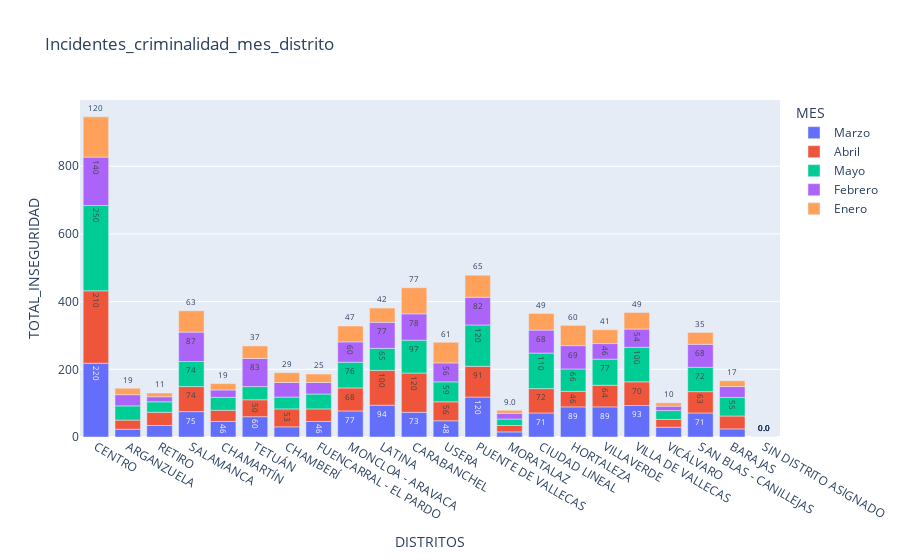

The cell this chart's notebook holds for it:
### Code cell
fig = px.bar(df, x='DISTRITOS', y='TOTAL_INSEGURIDAD',
             hover_data=['RELACIONADAS CON LAS PERSONAS',
       'RELACIONADAS CON EL PATRIMONIO', 'POR TENENCIA DE ARMAS',
       'POR TENENCIA DE DROGAS', 'POR CONSUMO DE DROGAS'], color='MES',
             title="Incidentes_criminalidad_mes_distrito", text='TOTAL_INSEGURIDAD', )
fig.update_traces(texttemplate='%{text:.2s}', textposition='outside')
fig.update_layout(uniformtext_minsize=8, uniformtext_mode='hide')

fig.show()

### Figure 1 — Plotly figure (JSON) as saved in the notebook; plotly's stock layout.template omitted (floating-point values rounded to 4 significant figures)
{"data": [{"alignmentgroup": "True", "customdata": [[37, 71, 11, 83, 16], [6, 3, 2, 7, 5], [4, 5, 1, 24, 0], [10, 43, 3, 17, 2], [7, 8, 1, 26, 4], [15, 24, 2, 14, 5], [10, 7, 1, 8, 4], [10, 8, 2, 26, 0], [34, 16, 5, 22, 0], [17, 24, 6, 37, 10], [37, 15, 2, 14, 5], [19, 23, 1, 5, 0], [24, 35, 12, 46, 1], [2, 7, 2, 4, 0], [14, 15, 3, 34, 5], [6, 3, 8, 56, 16], [20, 29, 0, 33, 7], [19, 16, 5, 23, 30], [17, 11, 0, 1, 0], [21, 25, 4, 19, 2], [7, 8, 0, 9, 0], [0, 0, 0, 0, 0]], "hovertemplate": "MES=Marzo<br>DISTRITOS=%{x}<br>TOTAL_INSEGURIDAD=%{text}<br>RELACIONADAS CON LAS PERSONAS=%{customdata[0]}<br>RELACIONADAS CON EL PATRIMONIO=%{customdata[1]}<br>POR TENENCIA DE ARMAS=%{customdata[2]}<br>POR TENENCIA DE DROGAS=%{customdata[3]}<br>POR CONSUMO DE DROGAS=%{customdata[4]}<extra></extra>", "legendgroup": "Marzo", "marker": {"color": "#636efa"}, "name": "Marzo", "offsetgroup": "Marzo", "orientation": "v", "showlegend": true, "text": [218, 23, 34, 75, 46, 60, 30, 46, 77, 94, 73, 48, 118, 15, 71, 89, 89, 93, 29, 71, 24, 0], "textposition": "outside", "texttemplate": "%{text:.2s}", "type": "bar", "x": ["CENTRO", "ARGANZUELA", "RETIRO", "SALAMANCA", "CHAMARTÍN", "TETUÁN", "CHAMBERÍ", "FUENCARRAL - EL PARDO", "MONCLOA - ARAVACA", "LATINA", "CARABANCHEL", "USERA", "PUENTE DE VALLECAS", "MORATALAZ", "CIUDAD LINEAL", "HORTALEZA", "VILLAVERDE", "VILLA DE VALLECAS", "VICÁLVARO", "SAN BLAS - CANILLEJAS", "BARAJAS", "SIN DISTRITO ASIGNADO"], "xaxis": "x", "y": [218, 23, 34, 75, 46, 60, 30, 46, 77, 94, 73, 48, 118, 15, 71, 89, 89, 93, 29, 71, 24, 0], "yaxis": "y"}, {"alignmentgroup": "True", "customdata": [[36, 64, 14, 81, 19], [6, 11, 0, 8, 2], [5, 4, 1, 20, 9], [5, 42, 1, 25, 1], [4, 10, 2, 14, 3], [27, 14, 3, 6, 0], [6, 9, 3, 33, 2], [5, 9, 2, 20, 1], [23, 18, 3, 21, 3], [15, 6, 3, 65, 14], [41, 40, 2, 27, 6], [18, 27, 0, 8, 3], [42, 15, 6, 28, 0], [6, 7, 0, 6, 0], [19, 20, 2, 29, 2], [10, 6, 2, 20, 8], [22, 13, 3, 22, 4], [14, 17, 2, 14, 23], [11, 10, 0, 2, 0], [22, 22, 2, 16, 1], [7, 12, 1, 13, 5], [0, 0, 0, 0, 0]], "hovertemplate": "MES=Abril<br>DISTRITOS=%{x}<br>TOTAL_INSEGURIDAD=%{text}<br>RELACIONADAS CON LAS PERSONAS=%{customdata[0]}<br>RELACIONADAS CON EL PATRIMONIO=%{customdata[1]}<br>POR TENENCIA DE ARMAS=%{customdata[2]}<br>POR TENENCIA DE DROGAS=%{customdata[3]}<br>POR CONSUMO DE DROGAS=%{customdata[4]}<extra></extra>", "legendgroup": "Abril", "marker": {"color": "#EF553B"}, "name": "Abril", "offsetgroup": "Abril", "orientation": "v", "showlegend": true, "text": [214, 27, 39, 74, 33, 50, 53, 37, 68, 103, 116, 56, 91, 19, 72, 46, 64, 70, 23, 63, 38, 0], "textposition": "outside", "texttemplate": "%{text:.2s}", "type": "bar", "x": ["CENTRO", "ARGANZUELA", "RETIRO", "SALAMANCA", "CHAMARTÍN", "TETUÁN", "CHAMBERÍ", "FUENCARRAL - EL PARDO", "MONCLOA - ARAVACA", "LATINA", "CARABANCHEL", "USERA", "PUENTE DE VALLECAS", "MORATALAZ", "CIUDAD LINEAL", "HORTALEZA", "VILLAVERDE", "VILLA DE VALLECAS", "VICÁLVARO", "SAN BLAS - CANILLEJAS", "BARAJAS", "SIN DISTRITO ASIGNADO"], "xaxis": "x", "y": [214, 27, 39, 74, 33, 50, 53, 37, 68, 103, 116, 56, 91, 19, 72, 46, 64, 70, 23, 63, 38, 0], "yaxis": "y"}, {"alignmentgroup": "True", "customdata": [[52, 97, 15, 76, 12], [6, 14, 2, 6, 14], [2, 4, 2, 21, 2], [8, 43, 1, 20, 2], [5, 10, 3, 16, 4], [16, 16, 1, 6, 0], [11, 11, 1, 10, 2], [6, 9, 0, 28, 1], [29, 26, 1, 17, 3], [20, 14, 0, 25, 6], [34, 27, 5, 26, 5], [19, 21, 1, 14, 4], [47, 30, 1, 43, 1], [12, 7, 0, 0, 0], [32, 22, 3, 33, 15], [4, 12, 3, 38, 9], [26, 27, 1, 19, 4], [22, 20, 3, 16, 41], [12, 12, 0, 2, 0], [26, 17, 3, 24, 2], [10, 15, 0, 15, 15], [0, 0, 0, 0, 0]], "hovertemplate": "MES=Mayo<br>DISTRITOS=%{x}<br>TOTAL_INSEGURIDAD=%{text}<br>RELACIONADAS CON LAS PERSONAS=%{customdata[0]}<br>RELACIONADAS CON EL PATRIMONIO=%{customdata[1]}<br>POR TENENCIA DE ARMAS=%{customdata[2]}<br>POR TENENCIA DE DROGAS=%{customdata[3]}<br>POR CONSUMO DE DROGAS=%{customdata[4]}<extra></extra>", "legendgroup": "Mayo", "marker": {"color": "#00cc96"}, "name": "Mayo", "offsetgroup": "Mayo", "orientation": "v", "showlegend": true, "text": [252, 42, 31, 74, 38, 39, 35, 44, 76, 65, 97, 59, 122, 19, 105, 66, 77, 102, 26, 72, 55, 0], "textposition": "outside", "texttemplate": "%{text:.2s}", "type": "bar", "x": ["CENTRO", "ARGANZUELA", "RETIRO", "SALAMANCA", "CHAMARTÍN", "TETUÁN", "CHAMBERÍ", "FUENCARRAL - EL PARDO", "MONCLOA - ARAVACA", "LATINA", "CARABANCHEL", "USERA", "PUENTE DE VALLECAS", "MORATALAZ", "CIUDAD LINEAL", "HORTALEZA", "VILLAVERDE", "VILLA DE VALLECAS", "VICÁLVARO", "SAN BLAS - CANILLEJAS", "BARAJAS", "SIN DISTRITO ASIGNADO"], "xaxis": "x", "y": [252, 42, 31, 74, 38, 39, 35, 44, 76, 65, 97, 59, 122, 19, 105, 66, 77, 102, 26, 72, 55, 0], "yaxis": "y"}, {"alignmentgroup": "True", "customdata": [[20, 41, 4, 68, 10], [4, 9, 9, 10, 1], [3, 5, 0, 7, 0], [6, 47, 5, 27, 2], [2, 6, 0, 12, 2], [12, 31, 7, 29, 4], [15, 9, 1, 18, 0], [9, 7, 2, 14, 2], [22, 18, 0, 16, 4], [15, 14, 1, 40, 7], [32, 26, 3, 15, 2], [17, 24, 0, 10, 5], [30, 18, 6, 25, 3], [6, 5, 0, 5, 1], [15, 20, 2, 25, 6], [3, 15, 8, 35, 8], [8, 16, 0, 18, 4], [12, 10, 4, 27, 1], [8, 5, 0, 0, 0], [13, 21, 1, 31, 2], [6, 17, 0, 8, 1], [0, 0, 0, 0, 0]], "hovertemplate": "MES=Febrero<br>DISTRITOS=%{x}<br>TOTAL_INSEGURIDAD=%{text}<br>RELACIONADAS CON LAS PERSONAS=%{customdata[0]}<br>RELACIONADAS CON EL PATRIMONIO=%{customdata[1]}<br>POR TENENCIA DE ARMAS=%{customdata[2]}<br>POR TENENCIA DE DROGAS=%{customdata[3]}<br>POR CONSUMO DE DROGAS=%{customdata[4]}<extra></extra>", "legendgroup": "Febrero", "marker": {"color": "#ab63fa"}, "name": "Febrero", "offsetgroup": "Febrero", "orientation": "v", "showlegend": true, "text": [143, 33, 15, 87, 22, 83, 43, 34, 60, 77, 78, 56, 82, 17, 68, 69, 46, 54, 13, 68, 32, 0], "textposition": "outside", "texttemplate": "%{text:.2s}", "type": "bar", "x": ["CENTRO", "ARGANZUELA", "RETIRO", "SALAMANCA", "CHAMARTÍN", "TETUÁN", "CHAMBERÍ", "FUENCARRAL - EL PARDO", "MONCLOA - ARAVACA", "LATINA", "CARABANCHEL", "USERA", "PUENTE DE VALLECAS", "MORATALAZ", "CIUDAD LINEAL", "HORTALEZA", "VILLAVERDE", "VILLA DE VALLECAS", "VICÁLVARO", "SAN BLAS - CANILLEJAS", "BARAJAS", "SIN DISTRITO ASIGNADO"], "xaxis": "x", "y": [143, 33, 15, 87, 22, 83, 43, 34, 60, 77, 78, 56, 82, 17, 68, 69, 46, 54, 13, 68, 32, 0], "yaxis": "y"}, {"alignmentgroup": "True", "customdata": [[19, 43, 17, 32, 8], [4, 10, 1, 3, 1], [1, 4, 0, 5, 1], [3, 49, 0, 11, 0], [3, 6, 1, 7, 2], [14, 13, 1, 3, 6], [4, 13, 3, 7, 2], [4, 10, 0, 10, 1], [23, 17, 0, 4, 3], [8, 12, 9, 11, 2], [27, 31, 4, 9, 6], [30, 20, 1, 8, 2], [25, 29, 3, 8, 0], [5, 2, 0, 1, 1], [15, 14, 1, 14, 5], [4, 14, 7, 26, 9], [14, 11, 1, 13, 2], [16, 10, 3, 20, 0], [7, 3, 0, 0, 0], [11, 9, 3, 11, 1], [5, 5, 0, 5, 2], [0, 0, 0, 0, 0]], "hovertemplate": "MES=Enero<br>DISTRITOS=%{x}<br>TOTAL_INSEGURIDAD=%{text}<br>RELACIONADAS CON LAS PERSONAS=%{customdata[0]}<br>RELACIONADAS CON EL PATRIMONIO=%{customdata[1]}<br>POR TENENCIA DE ARMAS=%{customdata[2]}<br>POR TENENCIA DE DROGAS=%{customdata[3]}<br>POR CONSUMO DE DROGAS=%{customdata[4]}<extra></extra>", "legendgroup": "Enero", "marker": {"color": "#FFA15A"}, "name": "Enero", "offsetgroup": "Enero", "orientation": "v", "showlegend": true, "text": [119, 19, 11, 63, 19, 37, 29, 25, 47, 42, 77, 61, 65, 9, 49, 60, 41, 49, 10, 35, 17, 0], "textposition": "outside", "texttemplate": "%{text:.2s}", "type": "bar", "x": ["CENTRO", "ARGANZUELA", "RETIRO", "SALAMANCA", "CHAMARTÍN", "TETUÁN", "CHAMBERÍ", "FUENCARRAL - EL PARDO", "MONCLOA - ARAVACA", "LATINA", "CARABANCHEL", "USERA", "PUENTE DE VALLECAS", "MORATALAZ", "CIUDAD LINEAL", "HORTALEZA", "VILLAVERDE", "VILLA DE VALLECAS", "VICÁLVARO", "SAN BLAS - CANILLEJAS", "BARAJAS", "SIN DISTRITO ASIGNADO"], "xaxis": "x", "y": [119, 19, 11, 63, 19, 37, 29, 25, 47, 42, 77, 61, 65, 9, 49, 60, 41, 49, 10, 35, 17, 0], "yaxis": "y"}], "layout": {"barmode": "relative", "legend": {"title": {"text": "MES"}, "tracegroupgap": 0}, "title": {"text": "Incidentes_criminalidad_mes_distrito"}, "uniformtext": {"minsize": 8, "mode": "hide"}, "xaxis": {"anchor": "y", "domain": [0, 1], "title": {"text": "DISTRITOS"}}, "yaxis": {"anchor": "x", "domain": [0, 1], "title": {"text": "TOTAL_INSEGURIDAD"}}}}
